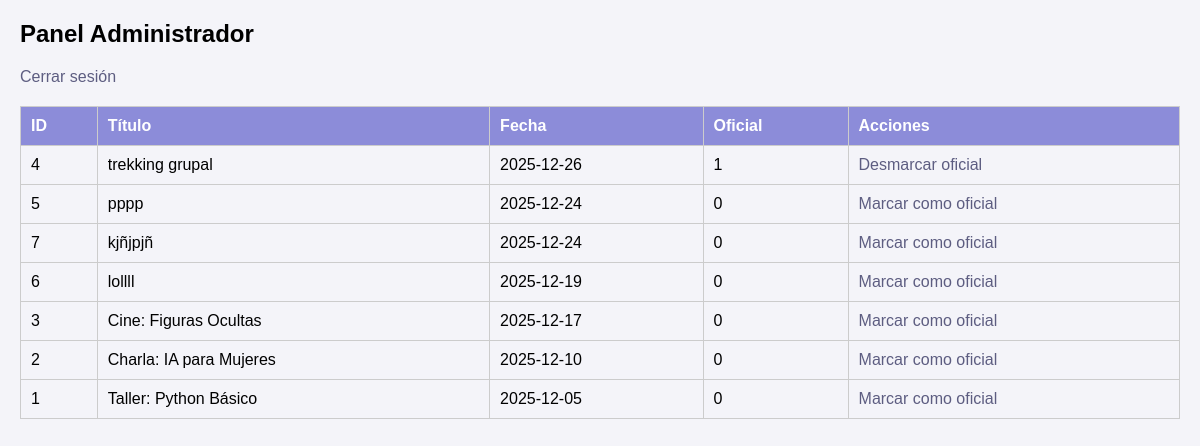
Screenshot of /admin/panel (signed in) with the database file from the repository.
### tables this page shows
CREATE TABLE actividades (
        id INTEGER PRIMARY KEY AUTOINCREMENT,
        titulo TEXT NOT NULL,
        descripcion TEXT,
        fecha TEXT NOT NULL,
        cupos INTEGER NOT NULL,
        categoria TEXT NOT NULL -- Nuevo campo para Cine, Taller, o Actividad
    , oficial INTEGER DEFAULT 0);

### app_v2.py (the view)
@app.route('/admin/panel')
def panel_admin():
    if 'admin' not in session:
        return redirect(url_for('admin_login'))
    conn = get_db_connection()
    try:
        actividades = conn.execute("SELECT * FROM actividades ORDER BY oficial DESC, fecha DESC").fetchall()
    finally:
        conn.close()
    return render_template('panel_admin.html', actividades=actividades)

### app_v2.py (called while the page is built)
def get_db_connection():
    conn = sqlite3.connect(DB_PATH)
    conn.row_factory = sqlite3.Row
    return conn

### templates/panel_admin.html (shortened to what this page needs)
<!DOCTYPE html>
<html lang="es">
<head>
</head>
<body>
<h2>Panel Administrador</h2>
<p><a href="{{ url_for('admin_logout') }}">Cerrar sesión</a></p>
<table>
<tr>
<th>ID</th>
<th>Título</th>
<th>Fecha</th>
<th>Oficial</th>
<th>Acciones</th>
</tr>
{% for act in actividades %}
<tr>
<td>{{ act['id'] }}</td>
<td>{{ act['titulo'] }}</td>
<td>{{ act['fecha'] }}</td>
<td>{{ act['oficial'] }}</td>
<td>
{% if act['oficial'] == 0 %}
<a href="{{ url_for('marcar_oficial', id=act['id']) }}">Marcar como oficial</a>
{% else %}
<a href="{{ url_for('desmarcar_oficial', id=act['id']) }}">Desmarcar oficial</a>
{% endif %}
</td>
</tr>
{% endfor %}
</table>
</body>
</html>

### templates/panel_admin.html (style rules this page uses)
body { font-family: Tahoma, sans-serif; margin: 20px; background-color: #f4f4f9; }
table { width: 100%; border-collapse: collapse; margin-top: 20px; }
th, td { border: 1px solid #ccc; padding: 10px; text-align: left; }
th { background-color: #8c8cd9; color: white; }
a { text-decoration: none; color: #5d5d81; }

### rows the page displays
actividades: id "4", titulo "trekking grupal", fecha "2025-12-26", oficial "1"
actividades: id "5", titulo "pppp", fecha "2025-12-24", oficial "0"
actividades: id "7", titulo "kjñjpjñ", fecha "2025-12-24", oficial "0"
actividades: id "6", titulo "lollll", fecha "2025-12-19", oficial "0"
actividades: id "3", titulo "Cine: Figuras Ocultas", fecha "2025-12-17", oficial "0"
actividades: id "2", titulo "Charla: IA para Mujeres", fecha "2025-12-10", oficial "0"
actividades: id "1", titulo "Taller: Python Básico", fecha "2025-12-05", oficial "0"
